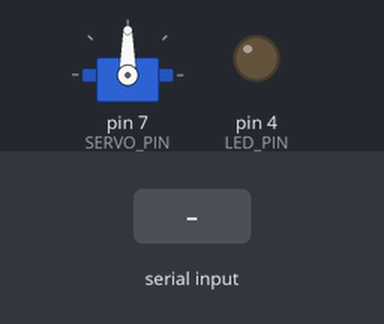
Bench run of a sketch on a simulated Arduino Uno, built with avr-gcc and run on an emulated ATmega328P. On the bench: servo, output pins drawn as LEDs (lit = HIGH). The inputs (shaded band) are chosen by the test bench. What the sketch prints to the serial monitor is not drawn.

Above: at 1.2 s.
1.3 s: "#a\n" received over Serial
At 1.9 s:
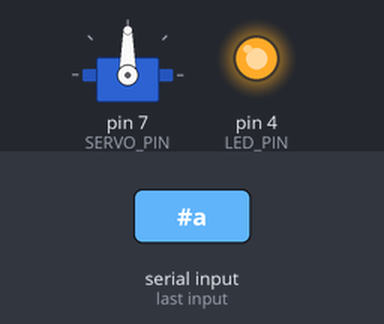
2.8 s: "#b\n" received over Serial
At 4.2 s:
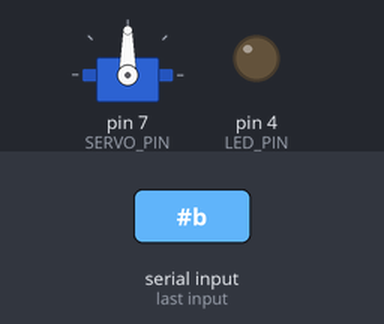
Timing chart, 0 to 5.8 s (numbered marks = the images above; inputs shaded):
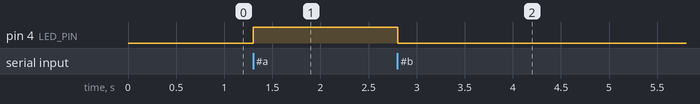

The sketch:

Slave_Coding.ino
```cpp
#include <Servo.h>              // Include Servo library to control a servo motor

#define SERVO_PIN 7             // Digital pin 7 is used to control the servo signal
#define LED_PIN 4               // Digital pin 4 is connected to the LED
#define LDR_THRESHOLD 400       // Threshold value to decide when LED should turn ON based on LDR reading

Servo myServo;                  // Create a Servo object to control the servo motor

bool pcLedState = false;        // Stores LED state commanded manually from master (#a / #b)
bool ldrLedState = false;       // Stores LED state based on LDR sensor value

void setup() {
  Serial.begin(9600);           // Initialize serial communication at 9600 baud (Python reads from here)
  pinMode(LED_PIN, OUTPUT);     // Configure LED pin as output
  myServo.attach(SERVO_PIN);    // Attach the servo object to the defined servo pin

  Serial.println("READY");      // Send startup message (ignored by Python, useful for debugging)
}

void loop() {

  // Check if serial data is available from master Arduino
  if (Serial.available()) {

    // Read incoming serial message until newline character
    String msg = Serial.readStringUntil('\n');

    // Remove extra spaces or carriage return characters
    msg.trim();

    // ===== MANUAL LED COMMANDS FROM MASTER =====

    // If master sends "#a", force LED ON manually
    if (msg == "#a") {
      pcLedState = true;        // Set manual LED state to ON
      updateLED();              // Update LED using combined logic
      return;                   // Exit loop to prevent further processing
    }

    // If master sends "#b", force LED OFF manually
    if (msg == "#b") {
      pcLedState = false;       // Set manual LED state to OFF
      updateLED();              // Update LED using combined logic
      return;                   // Exit loop to prevent further processing
    }

    // ===== SENSOR DATA FROM MASTER =====
    // Expected message format: A=<angle>,L=<ldr_value>
    if (msg.startsWith("A=")) {

      // Find the index position of servo angle data
      int aIndex = msg.indexOf("A=");

      // Find the index position of LDR data
      int lIndex = msg.indexOf(",L=");

      // Ensure message format is valid
      if (lIndex > 0) {

        // Extract servo angle value from message
        int angle = msg.substring(aIndex + 2, lIndex).toInt();

        // Extract LDR sensor value from message
        int ldr = msg.substring(lIndex + 3).toInt();

        // Move servo to received angle (restricted between 0 and 180 degrees)
        myServo.write(constrain(angle, 0, 180));

        // Turn LED ON if LDR value exceeds threshold (darkness / object detected)
        ldrLedState = (ldr > LDR_THRESHOLD);

        // Update LED based on manual OR sensor condition
        updateLED();

        // ===== SEND CLEAN DATA TO PYTHON =====
        // Send servo angle value in CSV format
        Serial.print(angle);

        // Send comma separator
        Serial.print(",");

        // Send LDR value and newline for Python parsing
        Serial.println(ldr);
      }
    }
  }
}

// ===== LED UPDATE FUNCTION =====
// LED turns ON if:
// 1. Manual command requests ON OR
// 2. LDR sensor detects darkness / object
void updateLED() {
  digitalWrite(LED_PIN, (pcLedState || ldrLedState) ? HIGH : LOW);
}
```

Measured:
- after the input at 1.3 s, pin 4 (LED_PIN): LOW → HIGH at once
- after the input at 2.8 s, pin 4 (LED_PIN): HIGH → LOW at once
